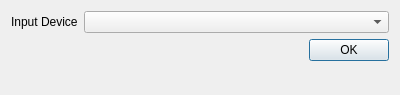
<?xml version="1.0" encoding="UTF-8"?>
<ui version="4.0">
 <class>InputDevice</class>
 <widget class="QDialog" name="InputDevice">
  <property name="geometry">
   <rect>
    <x>0</x>
    <y>0</y>
    <width>400</width>
    <height>95</height>
   </rect>
  </property>
  <property name="windowTitle">
   <string>Input Device</string>
  </property>
  <layout class="QFormLayout" name="formLayout">
   <item row="2" column="0">
    <widget class="QLabel" name="label">
     <property name="text">
      <string>Input Device</string>
     </property>
    </widget>
   </item>
   <item row="2" column="1">
    <widget class="QComboBox" name="cmbDevice"/>
   </item>
   <item row="4" column="1">
    <widget class="QDialogButtonBox" name="buttonBox">
     <property name="orientation">
      <enum>Qt::Horizontal</enum>
     </property>
     <property name="standardButtons">
      <set>QDialogButtonBox::Ok</set>
     </property>
    </widget>
   </item>
  </layout>
 </widget>
 <resources/>
 <connections>
  <connection>
   <sender>buttonBox</sender>
   <signal>accepted()</signal>
   <receiver>InputDevice</receiver>
   <slot>accept()</slot>
   <hints>
    <hint type="sourcelabel">
     <x>248</x>
     <y>254</y>
    </hint>
    <hint type="destinationlabel">
     <x>157</x>
     <y>274</y>
    </hint>
   </hints>
  </connection>
  <connection>
   <sender>buttonBox</sender>
   <signal>rejected()</signal>
   <receiver>InputDevice</receiver>
   <slot>reject()</slot>
   <hints>
    <hint type="sourcelabel">
     <x>316</x>
     <y>260</y>
    </hint>
    <hint type="destinationlabel">
     <x>286</x>
     <y>274</y>
    </hint>
   </hints>
  </connection>
 </connections>
</ui>
